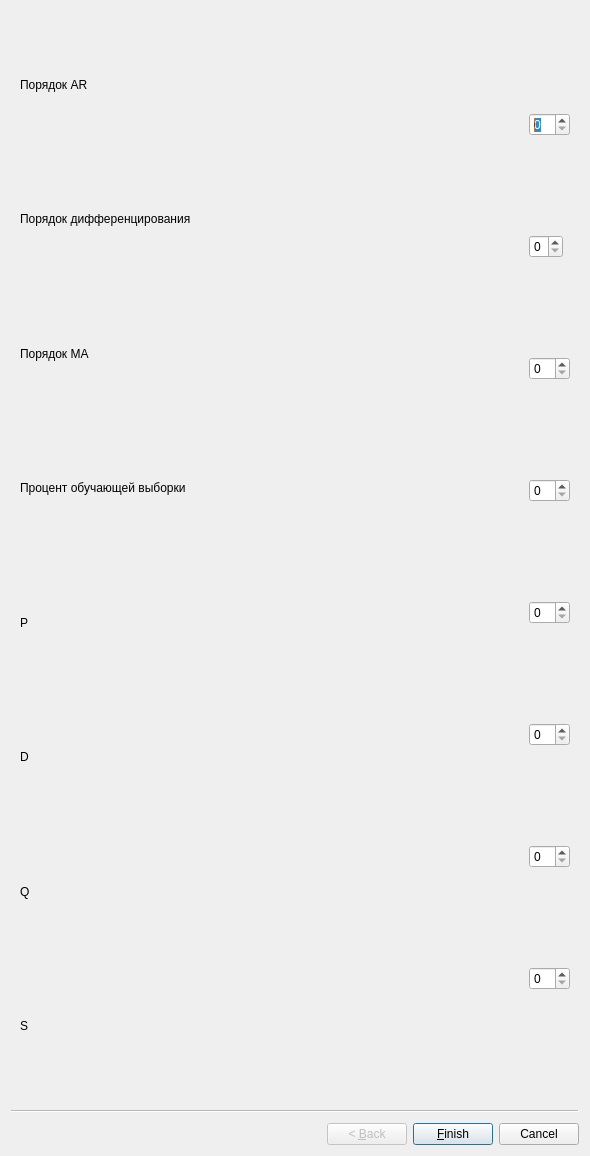
<?xml version="1.0" encoding="UTF-8"?>
<ui version="4.0">
 <class>SarimaWizard</class>
 <widget class="QWizard" name="SarimaWizard">
  <property name="geometry">
   <rect>
    <x>0</x>
    <y>0</y>
    <width>590</width>
    <height>1156</height>
   </rect>
  </property>
  <property name="windowTitle">
   <string>Настройка ARIMA</string>
  </property>
  <widget class="QWizardPage" name="arimaWizardMainPage">
   <layout class="QHBoxLayout" name="horizontalLayout">
    <item>
     <layout class="QVBoxLayout" name="verticalLayout">
      <property name="sizeConstraint">
       <enum>QLayout::SizeConstraint::SetDefaultConstraint</enum>
      </property>
      <item>
       <widget class="QLabel" name="label_4">
        <property name="sizePolicy">
         <sizepolicy hsizetype="Maximum" vsizetype="Expanding">
          <horstretch>0</horstretch>
          <verstretch>0</verstretch>
         </sizepolicy>
        </property>
        <property name="text">
         <string>Порядок AR</string>
        </property>
       </widget>
      </item>
      <item>
       <widget class="QLabel" name="label_2">
        <property name="sizePolicy">
         <sizepolicy hsizetype="Maximum" vsizetype="Expanding">
          <horstretch>0</horstretch>
          <verstretch>0</verstretch>
         </sizepolicy>
        </property>
        <property name="text">
         <string>Порядок дифференцирования</string>
        </property>
       </widget>
      </item>
      <item>
       <widget class="QLabel" name="label_3">
        <property name="sizePolicy">
         <sizepolicy hsizetype="Maximum" vsizetype="Expanding">
          <horstretch>0</horstretch>
          <verstretch>0</verstretch>
         </sizepolicy>
        </property>
        <property name="text">
         <string>Порядок MA</string>
        </property>
       </widget>
      </item>
      <item>
       <widget class="QLabel" name="label">
        <property name="sizePolicy">
         <sizepolicy hsizetype="Maximum" vsizetype="Expanding">
          <horstretch>0</horstretch>
          <verstretch>0</verstretch>
         </sizepolicy>
        </property>
        <property name="text">
         <string>Процент обучающей выборки</string>
        </property>
       </widget>
      </item>
      <item>
       <widget class="QLabel" name="label_5">
        <property name="sizePolicy">
         <sizepolicy hsizetype="Preferred" vsizetype="Expanding">
          <horstretch>0</horstretch>
          <verstretch>0</verstretch>
         </sizepolicy>
        </property>
        <property name="text">
         <string>P</string>
        </property>
       </widget>
      </item>
      <item>
       <widget class="QLabel" name="label_6">
        <property name="sizePolicy">
         <sizepolicy hsizetype="Preferred" vsizetype="Expanding">
          <horstretch>0</horstretch>
          <verstretch>0</verstretch>
         </sizepolicy>
        </property>
        <property name="text">
         <string>D</string>
        </property>
       </widget>
      </item>
      <item>
       <widget class="QLabel" name="label_7">
        <property name="sizePolicy">
         <sizepolicy hsizetype="Preferred" vsizetype="Expanding">
          <horstretch>0</horstretch>
          <verstretch>0</verstretch>
         </sizepolicy>
        </property>
        <property name="text">
         <string>Q</string>
        </property>
       </widget>
      </item>
      <item>
       <widget class="QLabel" name="label_8">
        <property name="sizePolicy">
         <sizepolicy hsizetype="Preferred" vsizetype="Expanding">
          <horstretch>0</horstretch>
          <verstretch>0</verstretch>
         </sizepolicy>
        </property>
        <property name="text">
         <string>S</string>
        </property>
       </widget>
      </item>
     </layout>
    </item>
    <item>
     <layout class="QVBoxLayout" name="verticalLayout_2">
      <item>
       <widget class="QSpinBox" name="sarimaWizardSpinBoxAR">
        <property name="sizePolicy">
         <sizepolicy hsizetype="Maximum" vsizetype="Fixed">
          <horstretch>0</horstretch>
          <verstretch>0</verstretch>
         </sizepolicy>
        </property>
        <property name="maximum">
         <number>10</number>
        </property>
       </widget>
      </item>
      <item>
       <widget class="QSpinBox" name="sarimaWizardSpinBoxI">
        <property name="sizePolicy">
         <sizepolicy hsizetype="Maximum" vsizetype="Fixed">
          <horstretch>0</horstretch>
          <verstretch>0</verstretch>
         </sizepolicy>
        </property>
        <property name="maximum">
         <number>3</number>
        </property>
       </widget>
      </item>
      <item>
       <widget class="QSpinBox" name="sarimaWizardSpinBoxMA">
        <property name="sizePolicy">
         <sizepolicy hsizetype="Maximum" vsizetype="Fixed">
          <horstretch>0</horstretch>
          <verstretch>0</verstretch>
         </sizepolicy>
        </property>
        <property name="maximum">
         <number>10</number>
        </property>
       </widget>
      </item>
      <item>
       <widget class="QSpinBox" name="sarimaWizardSpinBoxTrainPercent">
        <property name="sizePolicy">
         <sizepolicy hsizetype="Maximum" vsizetype="Fixed">
          <horstretch>0</horstretch>
          <verstretch>0</verstretch>
         </sizepolicy>
        </property>
       </widget>
      </item>
      <item>
       <widget class="QSpinBox" name="sarimaWizardSpinBoxP">
        <property name="sizePolicy">
         <sizepolicy hsizetype="Maximum" vsizetype="Fixed">
          <horstretch>0</horstretch>
          <verstretch>0</verstretch>
         </sizepolicy>
        </property>
       </widget>
      </item>
      <item>
       <widget class="QSpinBox" name="sarimaWizardSpinBoxD">
        <property name="sizePolicy">
         <sizepolicy hsizetype="Maximum" vsizetype="Fixed">
          <horstretch>0</horstretch>
          <verstretch>0</verstretch>
         </sizepolicy>
        </property>
       </widget>
      </item>
      <item>
       <widget class="QSpinBox" name="sarimaWizardSpinBoxQ">
        <property name="sizePolicy">
         <sizepolicy hsizetype="Maximum" vsizetype="Fixed">
          <horstretch>0</horstretch>
          <verstretch>0</verstretch>
         </sizepolicy>
        </property>
       </widget>
      </item>
      <item>
       <widget class="QSpinBox" name="sarimaWizardSpinBoxS">
        <property name="sizePolicy">
         <sizepolicy hsizetype="Maximum" vsizetype="Fixed">
          <horstretch>0</horstretch>
          <verstretch>0</verstretch>
         </sizepolicy>
        </property>
       </widget>
      </item>
     </layout>
    </item>
   </layout>
  </widget>
 </widget>
 <resources/>
 <connections/>
</ui>
